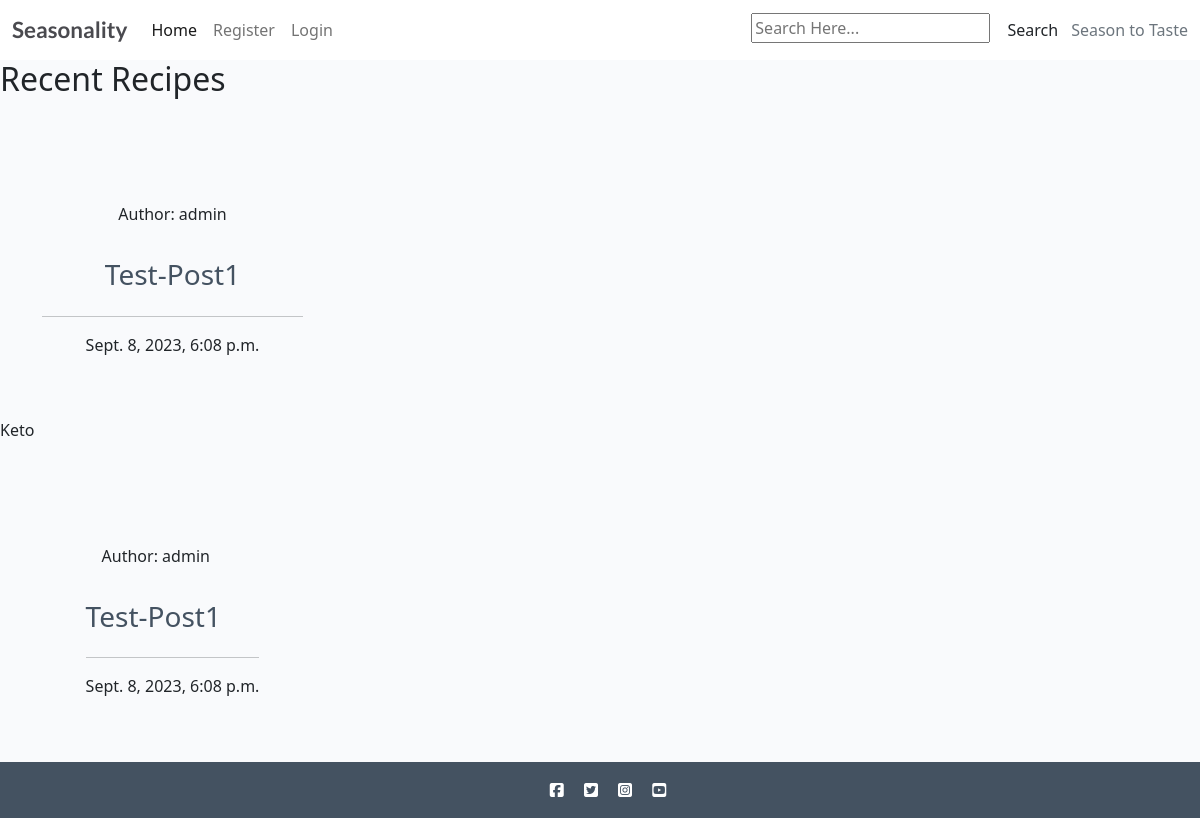
The page / on the database its author committed.
### recipebook/models.py (models this page shows, shortened)
class Recipe(models.Model):
    class NewManager(models.Manager):
        def get_queryset(self):
            return super().get_queryset() .filter()
    title = models.CharField(max_length=200, unique=True)
    slug = models.SlugField(max_length=200, unique=True)
    author = models.ForeignKey(
        User, on_delete=models.CASCADE, related_name="recipes"
    )
    diet = models.ForeignKey(
        Diet, on_delete=models.CASCADE, default=True, null=False)
    season = models.ForeignKey(
        Season, on_delete=models.CASCADE, default=True, null=False)
    featured_image = CloudinaryField('image', default='placeholder')
    updated_on = models.DateTimeField(auto_now=True)
    content = models.TextField()
    created_on = models.DateTimeField(auto_now_add=True)
    status = models.IntegerField(choices=STATUS, default=0)
    ingredients = models.TextField(default='placeholder')
    calories = models.IntegerField(default=0)
    fat = models.IntegerField(default=0)
    protein = models.IntegerField(default=0)
    carbs = models.IntegerField(default=0)
    servs = models.IntegerField(default=0)
    favourites = models.ManyToManyField(
        User, related_name='favourite', default=None, blank=True)
    objects = models.Manager()
    newmanager = NewManager()
    class Meta:
        ordering = ["-created_on"]

class Diet(models.Model):
    name = models.CharField(max_length=100)

### recipebook/views.py (the view)
# urls.py: path('', views.IndexView.as_view(), name='home'),
class IndexView(TemplateView):
    template_name = 'index.html'
    paginate_by = 4
    def get_context_data(self, **kwargs):
        context = super().get_context_data(**kwargs)
        recipes = Recipe.objects.all()
        diets = Diet.objects.all()
        paginator = Paginator(recipes, self.paginate_by)
        page = self.request.GET.get('page')
        recipes_page = paginator.get_page(page)
        context['recipes'] = recipes_page
        context['diets'] = diets
        return context

### templates/index.html (shortened to what this page needs)
{% extends "base/base.html" %}
{% block content %}
<h2>Recent Recipes</h2>
<div class="container-fluid">
    <div class="container text-center my-3">
        <div class="row py-5">
            {% for recipe in recipes %}
            <div class="col-md-3">
                <div class="card md-3">
                    <div class="card-body">
                        <div class="image-flash">
                            <p class="author">Author: {{ recipe.author }}</p>
                        </div>
                    </div>
                    <a href="{% url 'recipe_detail' recipe.slug  %}" class="recipe-link">
                        <h3 class="card-title">{{ recipe.title }}</h3>
                    </a>
                    <hr />
                    <p class="card-text text-muted-6">{{ recipe.created_on }}</p>
                </div>
            </div>
            {% endfor %}
        </div>
    </div>
</div>
{% for diet in diets %}
<h6 class="text-start">{{ diet.name }}</h6>
<div class="container-fluid">
    <div class="container my-3 ">
        <div class="row py-5">
            {% for recipe in diet.recipe_set.all|slice:":4" %}
            <div class="col-md-3 d-flex flex-row">
                <div class="card mx-auto">
                    <div class="card-body">
                        <div class="image-flash">
                            <p class="author">Author: {{ recipe.author }}</p>
                        </div>
                    </div>
                    <a href="{% url 'recipe_detail' recipe.slug  %}" class="recipe-link">
                        <h3 class="card-title">{{ recipe.title }}</h3>
                    </a>
                    <hr />
                    <p class="card-text text-muted-6">{{ recipe.created_on }}</p>
                </div>
            </div>
            {% endfor %}
        </div>
    </div>
</div>
{% endfor %}
{% endblock %}

### static/css/style.css (style rules this page uses)
body { background-color: #F9FAFC; overflow-x: hidden; }
.main-bg { background-color: #F9FAFC; }
.card { border: none; background-color: transparent; }
.recipe-link { text-decoration: none; color: #445261; }

### rows shown on the page
Recipe: author "admin", title "Test-Post1", created_on "Sept. 8, 2023, 6:08 p.m."
Diet: name "Keto"
